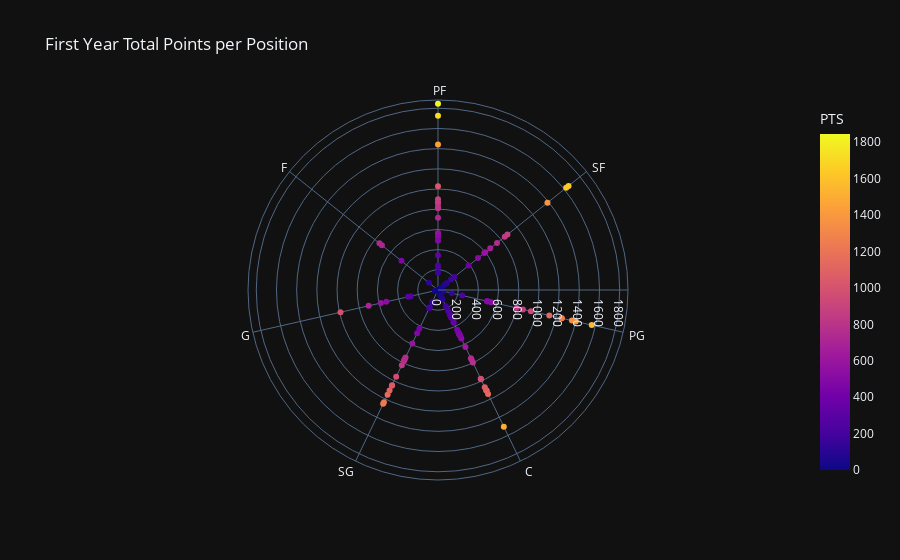

The notebook cell this image was saved under:
### Code cell
fig = px.scatter_polar(first_year, r="PTS", theta="POSITION", color="PTS",
                    template="plotly_dark", title="First Year Total Points per Position")
fig.show()

### Figure 1 — Plotly figure (JSON) as saved in the notebook; plotly's stock layout.template omitted (floating-point values rounded to 4 significant figures)
{"data": [{"hovertemplate": "PTS=%{marker.color}<br>POSITION=%{theta}<extra></extra>", "legendgroup": "", "marker": {"color": [1845, 1725, 1654, 1624, 1562, 1503, 1441, 1399, 1387, 1361, 1258, 1256, 1252, 1235, 1151, 1143, 1131, 1106, 1106, 1105, 1104, 1068, 1054, 1048, 1028, 991, 981, 975, 955, 944, 899, 880, 867, 864, 861, 846, 826, 821, 814, 810, 799, 796, 780, 769, 768, 753, 751, 748, 742, 741, 715, 711, 705, 662, 627, 599, 587, 587, 581, 565, 559, 543, 533, 525, 525, 511, 507, 501, 499, 498, 494, 494, 488, 487, 476, 476, 475, 463, 461, 436, 426, 388, 359, 353, 345, 304, 304, 283, 277, 265, 246, 243, 228, 227, 208, 201, 190, 180, 170, 165, 140, 131, 114, 109, 104, 78, 74, 56, 51, 33, 32, 13, 3, 0], "coloraxis": "coloraxis", "symbol": "circle"}, "mode": "markers", "name": "", "r": [1845, 1725, 1654, 1624, 1562, 1503, 1441, 1399, 1387, 1361, 1258, 1256, 1252, 1235, 1151, 1143, 1131, 1106, 1106, 1105, 1104, 1068, 1054, 1048, 1028, 991, 981, 975, 955, 944, 899, 880, 867, 864, 861, 846, 826, 821, 814, 810, 799, 796, 780, 769, 768, 753, 751, 748, 742, 741, 715, 711, 705, 662, 627, 599, 587, 587, 581, 565, 559, 543, 533, 525, 525, 511, 507, 501, 499, 498, 494, 494, 488, 487, 476, 476, 475, 463, 461, 436, 426, 388, 359, 353, 345, 304, 304, 283, 277, 265, 246, 243, 228, 227, 208, 201, 190, 180, 170, 165, 140, 131, 114, 109, 104, 78, 74, 56, 51, 33, 32, 13, 3, 0], "showlegend": false, "subplot": "polar", "theta": [" PF", " PF", " SF", " SF", " PG", " C", " PF", " PG", " SF", " PG", " PG", " PG", " SG", " SG", " SG", " C", " PG", " SG", " C", " C", " C", " C", " SG", " SG", " PF", " G", " C", " C", " SG", " PG", " PF", " SF", " PF", " PG", " PF", " SF", " SG", " PF", " PF", " PF", " PG", " C", " SG", " SG", " C", " SG", " C", " SF", " F", " SG", " PF", " F", " G", " SF", " C", " SF", " SG", " SF", " G", " PF", " PF", " PG", " C", " G", " PF", " PG", " SF", " PG", " C", " PG", " C", " C", " C", " PF", " C", " SG", " C", " F", " C", " C", " SG", " SF", " C", " C", " PF", " G", " C", " C", " G", " C", " PG", " PF", " C", " PF", " SF", " SG", " SG", " C", " PF", " SF", " PG", " SG", " F", " SF", " C", " SF", " C", " PG", " C", " G", " SF", " SG", " C", " C"], "type": "scatterpolar"}], "layout": {"coloraxis": {"colorbar": {"title": {"text": "PTS"}}, "colorscale": [[0, "#0d0887"], [0.1111, "#46039f"], [0.2222, "#7201a8"], [0.3333, "#9c179e"], [0.4444, "#bd3786"], [0.5556, "#d8576b"], [0.6667, "#ed7953"], [0.7778, "#fb9f3a"], [0.8889, "#fdca26"], [1, "#f0f921"]]}, "legend": {"tracegroupgap": 0}, "polar": {"angularaxis": {"direction": "clockwise", "rotation": 90}, "domain": {"x": [0, 1], "y": [0, 1]}}, "title": {"text": "First Year Total Points per Position"}}}
